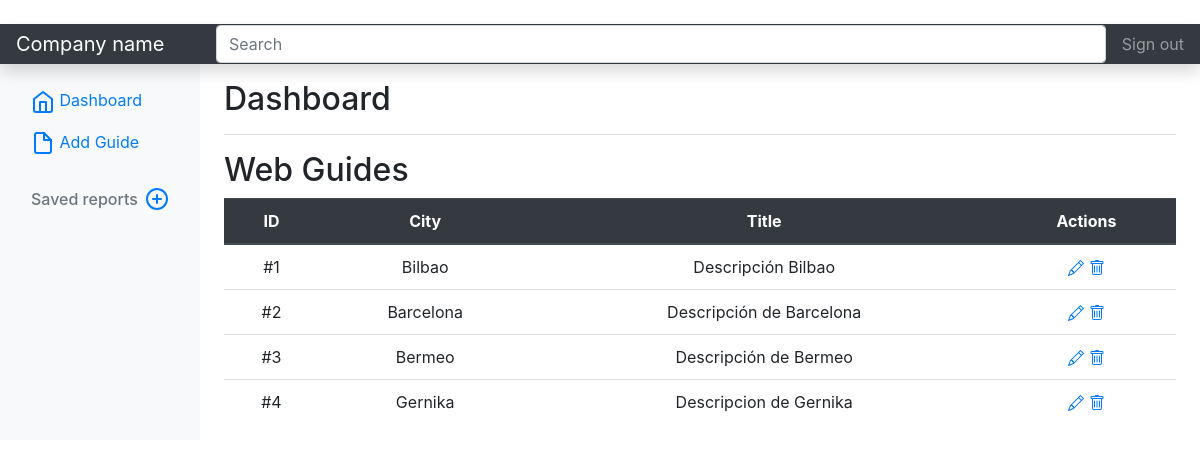
Screenshot of /adminsite/ with the database file from the repository.
### descuentosApp/models.py (models this page shows, shortened)
class Guide(models.Model):
	city = models.ForeignKey(City, on_delete=models.CASCADE)
	title = models.CharField(max_length=50, default='')
	imagen_informacion_general = models.ImageField(null=True, blank=True, upload_to="images/")
	informacion_general = RichTextField(blank=True)
	como_llegar = RichTextField(blank=True)
	comida = RichTextField(blank=True, default = '')
	alojamiento = RichTextField(blank=True)
	ocio = RichTextField(blank=True)
	divisas = RichTextField(blank=True)
	banco_sim = RichTextField(blank=True)
	donde_comprar = RichTextField(blank=True)

class City(models.Model):
	province = models.ForeignKey(Province, on_delete=models.CASCADE)
	name = models.CharField(max_length=30)
	def __str__(self):
		return self.name

### descuentosApp/views.py (the view)
# urls.py: path('adminsite/', views.AdminSite, name='Admin'),
def AdminSite(request):
    guides = Guide.objects.all()
    context = {'guides': guides}
    return render(request, 'admin.html', context)

### descuentosApp/templates/admin.html (shortened to what this page needs)
﻿<!doctype html>
<html lang="en">
  <head>
 <link rel="stylesheet" href="https://stackpath.bootstrapcdn.com/bootstrap/4.3.1/css/bootstrap.min.css">
    <link src="static/css/css_admin/dashboard.css" rel="stylesheet">
  </head>
  <body>
<header class="navbar navbar-dark sticky-top bg-dark flex-md-nowrap p-0 shadow">
  <a class="navbar-brand col-md-3 col-lg-2 me-0 px-3" href="#">Company name</a>
  <input class="form-control form-control-dark w-100" type="text" placeholder="Search" aria-label="Search">
  <ul class="navbar-nav px-3">
    <li class="nav-item text-nowrap">
      <a class="nav-link" href="#">Sign out</a>
    </li>
  </ul>
</header>
<div class="container-fluid">
  <div class="row">
    <nav id="sidebarMenu" class="col-md-3 col-lg-2 d-md-block bg-light sidebar collapse">
      <div class="position-sticky pt-3">
        <ul class="nav flex-column">
          <li class="nav-item">
            <a class="nav-link active" aria-current="page" href="#">
              <span data-feather="home"></span>
              Dashboard
            </a>
          </li>
          <li class="nav-item">
            <a class="nav-link" href="{% url 'AddGuide' %}">
              <span data-feather="file"></span>
              Add Guide
            </a>
          </li>
        </ul>
        <h6 class="sidebar-heading d-flex justify-content-between align-items-center px-3 mt-4 mb-1 text-muted">
          <span>Saved reports</span>
          <a class="link-secondary" href="#" aria-label="Add a new report">
            <span data-feather="plus-circle"></span>
          </a>
        </h6>
      </div>
    </nav>
    <main class="col-md-3 ms-sm-auto col-lg-10 px-md-4">
      <div class="d-flex justify-content-between flex-wrap flex-md-nowrap align-items-center pt-3 pb-2 mb-3 border-bottom">
        <h1 class="h2">Dashboard</h1>
      </div>
      <h2>Web Guides</h2>
      <div class="table-responsive">
        <table class="table">
          <thead class="thead-dark">
            <tr>
              <th class="text-center">ID</th>
              <th class="text-center">City</th>
              <th class="text-center">Title</th>
              <th class="text-center">Actions</th>
            </tr>
          </thead>
          <tbody>
              {% for guide in guides %}
              <tr>
                <td class="text-center">#{{guide.id}}</td>
                <td class="text-center">{{guide.city}}</td>
                <td class="text-center">{{guide.title}}</td>
                <td class="text-center"><a href="{% url 'EditGuide' guide.pk %}"> </a>
                <a href="{% url 'DeleteGuide' guide.pk %}"> </a>
                </td>
              </tr>
              {% endfor %}
          </tbody>
        </table>
      </div>
    </main>
  </div>
</div>
  </body>
</html>

### rows the page displays
Guide: id "1", city "Bilbao", title "Descripción Bilbao"
Guide: id "2", city "Barcelona", title "Descripción de Barcelona"
Guide: id "3", city "Bermeo", title "Descripción de Bermeo"
Guide: id "4", city "Gernika", title "Descripcion de Gernika"
